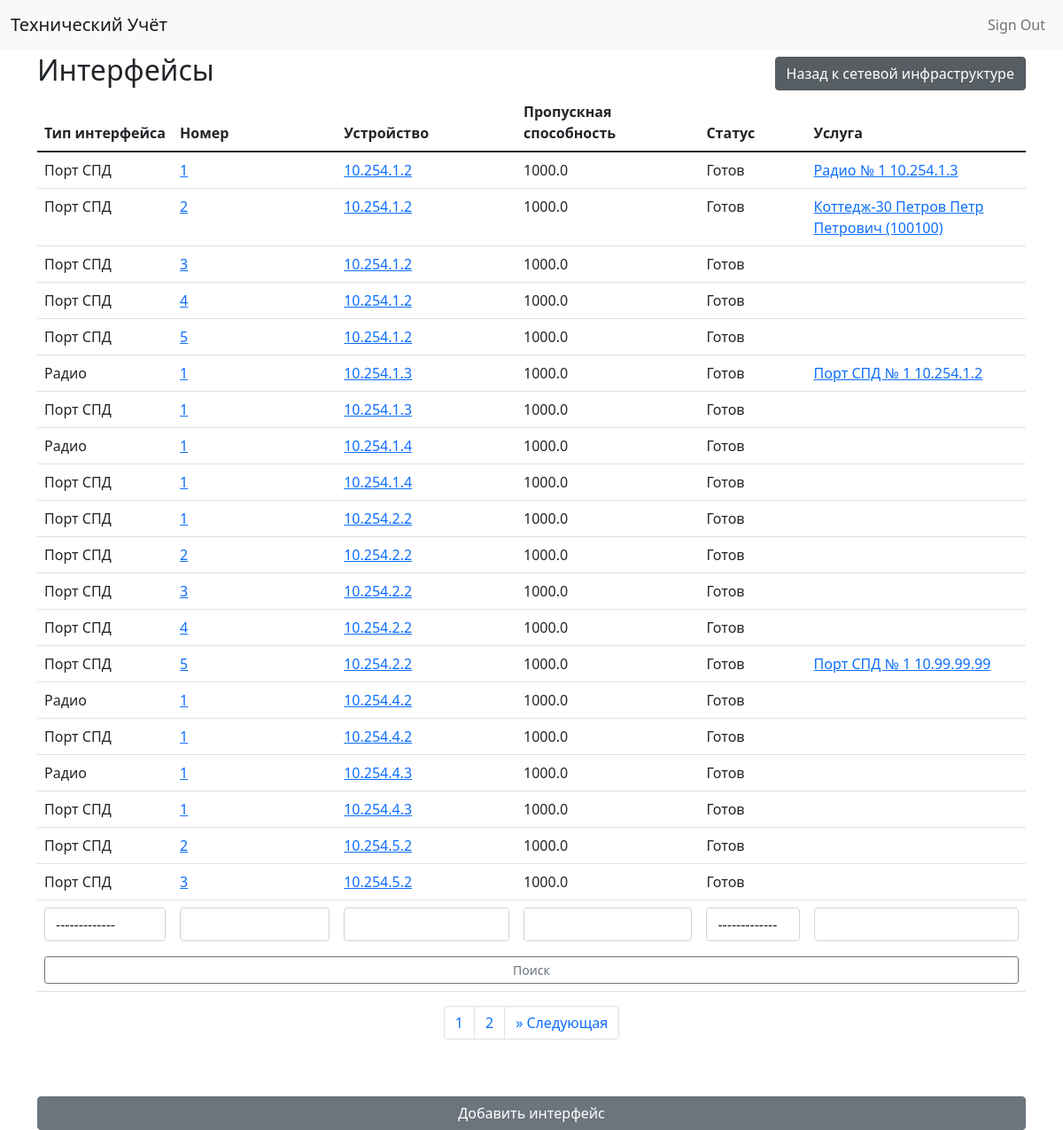
The app's page /connections/ (signed in) with its own data.
### connections/models.py (models this page shows, shortened)
class ConnectionUnit(models.Model):
    type = models.ForeignKey(ConnectionUnitType, on_delete=models.CASCADE, verbose_name="Тип")
    status = models.ForeignKey(
        'abonents.objectstatus',
        on_delete=models.CASCADE,
        verbose_name="Статус",
        null=True,
        blank=True
    )
    number = models.IntegerField(
        'Порядковый номер интерфейса',
        blank=True,
        null=True,
        default=1
    )
    node = models.ForeignKey(
        'nodes.Node',
        on_delete=models.CASCADE,
        verbose_name="Логическое устройство",
        null=True,
        blank=True
    )
    service = models.ForeignKey(
        'services.service',
        on_delete=models.CASCADE,
        verbose_name="Сервис",
        null=True,
        blank=True
    )
    rate = models.FloatField('Пропускная способность', null=True, blank=True)
    entity = models.ForeignKey(
        "entities.entity",
        on_delete=models.CASCADE,
        verbose_name="Сущность",
        null=True,
        blank=True
    )
    parent_node_connection_unit = models.OneToOneField(
        "self",
        on_delete=models.SET_NULL,
        verbose_name="Порт родительского логического устройства",
        null=True,
        blank=True,
        related_name="children_node_connection_unit"
    )
    in_use_between_nodes = models.BooleanField("Используется для соединения оборудования", default=False)
    class Meta:
        verbose_name = "Интерфейс"
        verbose_name_plural = "Интерфейсы"
        ordering = ['id']
    def __str__(self):
        return f'{self.type} № {self.number} {self.node.ip_address}'
    def get_absolute_url(self):
        return reverse('connection-detail', kwargs={'pk': self.pk})

class ConnectionUnitType(models.Model):
    name = models.CharField('Наименование', max_length=16, unique=True)
    class Meta:
        verbose_name = "Тип интерфейса"
        verbose_name_plural = "Типы интерфейсов"
        ordering = ['id']
    def __str__(self):
        return self.name

### nodes/models.py (models this page shows, shortened)
class Node(models.Model):
    name = models.ForeignKey(
        NodeName,
        on_delete=models.CASCADE,
        verbose_name="Наименование",
        null=True,
        blank=True
    )
    type = models.ForeignKey(NodeType, on_delete=models.CASCADE, verbose_name="Тип")
    created_date = models.DateField('Дата создания', auto_now_add=True)
    change_date = models.DateField('Дата изменения', auto_now=True)
    entity = models.ForeignKey(
        "entities.entity",
        on_delete=models.CASCADE,
        verbose_name="Сущность",
        null=True,
        blank=True
    )
    status = models.ForeignKey(
        'abonents.objectstatus',
        on_delete=models.CASCADE,
        verbose_name="Статус",
        null=True,
        blank=True
    )
    building = models.ForeignKey(
        'buildings.building',
        on_delete=models.CASCADE,
        verbose_name="Здание",
        null=True,
        blank=True
    )
    ip_address = models.GenericIPAddressField("IP адрес", null=True, blank=True)
    parent = models.ForeignKey('self', models.CASCADE, null=True, blank=True, verbose_name='Родительское устройство')
    class Meta:
        verbose_name = "Логическое устройство"
        verbose_name_plural = "Логические устройства"
        ordering = ['id']
    def get_absolute_url(self):
        return reverse('node-detail', kwargs={'pk': self.pk})
    def __str__(self):
        return f'{self.name.name} {self.ip_address}'

### abonents/models.py (models this page shows, shortened)
class ObjectStatus(models.Model):
    name = models.CharField('Наименование', max_length=50, unique=True)
    class Meta:
        verbose_name = "Статус объекта"
        verbose_name_plural = "Статусы объектов"
        ordering = ['id']
    def __str__(self):
        return self.name

class Abonent(models.Model):
    name = models.CharField('Имя', max_length=25, unique=True)
    type = models.ForeignKey(AbonentType, on_delete=models.CASCADE, verbose_name="Тип")
    created_date = models.DateField('Дата создания', auto_now_add=True)
    change_date = models.DateField('Дата изменения', auto_now=True)
    enable_date = models.DateField('Дата подключения', blank=True, null=True)
    disable_date = models.DateField('Дата отключения', blank=True, null=True)
    phone = models.CharField('Номер телефона', max_length=30, unique=True, null=True, blank=True)
    contract = models.CharField('Номер договора', max_length=50, unique=True, null=True, blank=True)
    object_status = models.ForeignKey(
        ObjectStatus,
        on_delete=models.CASCADE,
        verbose_name='Статус',
        blank=True,
        null=True
    )
    building = models.ForeignKey(
        'buildings.building',
        on_delete=models.CASCADE,
        verbose_name="Здание",
        null=True,
        blank=True
    )
    class Meta:
        verbose_name = "Абонент"
        verbose_name_plural = "Абоненты"
        ordering = ['id']
    def __str__(self):
        return self.name

### services/models.py (models this page shows)
class Service(models.Model):
    name = models.ForeignKey(ServiceName, on_delete=models.CASCADE, verbose_name="Наименование")
    type = models.ForeignKey(ServiceType, on_delete=models.CASCADE, verbose_name="Тип")
    created_date = models.DateField('Дата создания', auto_now_add=True)
    change_date = models.DateField('Дата изменения', auto_now=True)
    abonent = models.ForeignKey(
        'abonents.Abonent',
        on_delete=models.CASCADE,
        verbose_name='Абонент',
        null=True,
        blank=True
    )
    entity = models.ForeignKey(
        "entities.entity",
        on_delete=models.CASCADE,
        verbose_name="Сущность",
        null=True,
        blank=True
    )
    status = models.ForeignKey(
        'abonents.objectstatus',
        on_delete=models.CASCADE,
        verbose_name="Статус",
        null=True,
        blank=True
    )
    class Meta:
        verbose_name = "Сервис"
        verbose_name_plural = "Сервисы"
        ordering = ['id']
    def __str__(self):
        return f'{self.name.name} {self.abonent} ({self.abonent.contract})'
    def get_absolute_url(self):
        return reverse('service-detail', kwargs={'pk': self.pk})

class ServiceName(models.Model):
    name = models.CharField('Наименование', max_length=16, unique=True)
    type = models.ForeignKey(ServiceType, on_delete=models.CASCADE, verbose_name="Тип")
    class Meta:
        verbose_name = "Имя сервиса"
        verbose_name_plural = "Имена сервисов"
        ordering = ['id']
    def __str__(self):
        return self.name

### connections/views.py (the view, shortened to what this page needs)
# urls.py: path("", ListAndCreateConnectionUnitView.as_view(), name='connection-list'),
class ListAndCreateConnectionUnitView(CreateView):
    model = ConnectionUnit
    template_name = "connections/list.html"
    fields = create_and_update_fileds
    def get_context_data(self, **kwargs):
        context = super().get_context_data(**kwargs)
        qs = self.model.objects.all()
        filtered = False
        if self.request.GET.get('type'):
            _type = self.request.GET.get('type')
            if _type.isdigit():
                qs = qs.filter(type__id=int(_type))
                filtered = True
                context['select_type'] = int(_type)
        if self.request.GET.get('object_status'):
            object_status = self.request.GET.get('object_status')
            if object_status.isdigit():
                qs = qs.filter(status__id=int(object_status))
                filtered = True
                context['select_object_status'] = int(object_status)
        if self.request.GET.get('number'):
            number = self.request.GET.get('number')
            if number.isdigit():
                qs = qs.filter(number=int(number))
                filtered = True
                context['number'] = int(number)
        if self.request.GET.get('rate'):
            rate = self.request.GET.get('rate')
            if rate.isdigit():
                qs = qs.filter(rate=int(rate))
                filtered = True
                context['rate'] = int(rate)
        page = 1
        if self.request.GET.get('page'):
            page = self.request.GET.get('page')
            if page.isdigit():
                page = int(page)
        paginator = Paginator(qs, 20)
        context['connections_pages'] = paginator.num_pages
        context["service_names"] = Service.objects.select_related('abonent').all()
        context["connections"] = paginator.get_page(page)
        context["connection_types"] = ConnectionUnitType.objects.all()
        context["services"] = Service.objects.all()
        context["object_statuses"] = ObjectStatus.objects.all()
        context["filtered"] = filtered
        context["nodes"] = Node.objects.all()
        return context

### techuchet/users/context_processors.py (called while the page is built)
def allauth_settings(request):
    return {
        "ACCOUNT_ALLOW_REGISTRATION": settings.ACCOUNT_ALLOW_REGISTRATION,
    }

### connections/templates/connections/list.html (shortened to what this page needs)
{% extends "base.html" %}
{% load crispy_forms_tags %}
{% block content %}
    <div class="d-flex justify-content-between align-items-center">
      <h2>Интерфейсы</h2>
      <a href="{% url 'net_infrustructure' %}"><button class="btn btn-secondary active" role="button" aria-pressed="true">Назад к сетевой инфраструктуре</button></a>
    </div>
    <table class="table">
        <thead>
          <tr>
            <th scope="col">Тип интерфейса</th>
            <th scope="col">Номер</th>
            <th scope="col">Устройство</th>
            <th scope="col">Пропускная способность</th>
            <th scope="col">Статус</th>
            <th scope="col">Услуга</th>
          </tr>
        </thead>
        <tbody>
            {% for connection in connections %}
                <tr>
                  <td>{{ connection.type.name }}</td>
                  <td><a href="{{ connection.get_absolute_url }}">{{ connection.number }}</a></td>
                  <td><a href="{{ connection.node.get_absolute_url }}">{{ connection.node.ip_address }}</a></td>
                    <td>{{ connection.rate }}</td>
                    <td>{{ connection.status }}</td>
                  <td>
                    {% if connection.in_use_between_nodes %}
                      {% if connection.parent_node_connection_unit %}
                        <a href="{{ connection.parent_node_connection_unit.get_absolute_url }}">
                          {{ connection.parent_node_connection_unit }}
                        </a>
                      {% elif connection.children_node_connection_unit %}
                        <a href="{{ connection.children_node_connection_unit.get_absolute_url }}">
                          {{ connection.children_node_connection_unit }}
                        </a>
                      {% else %}
                        Подключение оборудования
                      {% endif %}
                    {% else %}
                      {% if connection.service %}
                        <a href="{{ connection.service.get_absolute_url }}">{{ connection.service }}</a>
                      {% endif %}
                    {% endif %}
                  </td>
                </tr>
            {% endfor %}
            <form action=".">
              <tr class="form-table-search-tr">
                <td>
                  <select name="type" class="form-control form-table-search-input">
                    <option value="">-------------</option>
                  </select>
                </td>
                <td><input name="number" type="number" {% if number %}value="{{number}}"{% endif %} class="form-control form-table-search-input"></input></td>
                <td>
                <input name="ip_address" {% if ip_address %}value="{{ip_address}}"{% endif %} class="form-control form-table-search-input"></input>
                </td>
                <td><input name="rate" type="number" {% if rate %}value="{{rate}}"{% endif %} class="form-control form-table-search-input"></input></td>
                <td>
                  <select name="object_status" class="form-control form-table-search-input">
                    <option value="">-------------</option>
                  </select>
                </td>
                <td>
                <input name="service" {% if service %}value="{{service}}"{% endif %} class="form-control form-table-search-input"></input>
                </td>
              </tr>
              <tr {% if filtered %}class="form-table-search-tr"{% endif %}>
                <td colspan="6"><button class="w-100 btn btn-outline-secondary btn-sm" type="submit">Поиск</button></td>
              </tr>
            </form>
        </tbody>
      </table>
      {% if connections_pages > 1 %}
          <nav aria-label="Page navigation">
              <ul class="pagination justify-content-center">
                  <li class="page-item"><a class="page-link active-page-number page-number" href="{% url 'connection-list' %}?type={{select_type}}&number={{number}}&ip_address={{ip_address}}&rate={{rate}}&object_status={{select_object_status}}&service={{service}}&page={{connections.number}}">{{connections.number}}</a></li>
                  {% if connections.has_next %}
                      <li class="page-item"><a class="page-link page-number" href="{% url 'connection-list' %}?type={{select_type}}&number={{number}}&ip_address={{ip_address}}&rate={{rate}}&object_status={{select_object_status}}&service={{service}}&page={{connections.next_page_number}}">{{connections.next_page_number}}</a></li>
                  {% endif %}
                  {% if connections.has_next %}
                      <li class="page-item">
                          <a class="page-link page-number" href="{% url 'connection-list' %}?type={{select_type}}&number={{number}}&ip_address={{ip_address}}&rate={{rate}}&object_status={{select_object_status}}&service={{service}}&page={{connections.next_page_number}}" aria-label="Next">
                          <span aria-hidden="true">&raquo;</span>
                          <span class="sr-only">Следующая</span>
                          </a>
                      </li>
                  {% endif %}
              </ul>
          </nav>
      {% endif %}
      <button type="button" class="w-100 btn btn-secondary mt-5" id="modal-btn" data-bs-toggle="modal" data-bs-target="#exampleModal">
        Добавить интерфейс
      </button>
{% endblock %}

### techuchet/static/css/project.css (style rules this page uses)
.form-table-search-input { width: 100%; }
.form-table-search-tr { border-color: white; }

### records on screen
ConnectionUnit: type.name "Порт СПД", number "1", node.ip_address "10.254.1.2", rate "1000.0", status "Готов", parent_node_connection_unit "Радио № 1 10.254.1.3"
ConnectionUnit: type.name "Порт СПД", number "2", node.ip_address "10.254.1.2", rate "1000.0", status "Готов", service "Коттедж-30 Петров Петр Петрович (100100)"
ConnectionUnit: type.name "Порт СПД", number "3", node.ip_address "10.254.1.2", rate "1000.0", status "Готов"
ConnectionUnit: type.name "Порт СПД", number "4", node.ip_address "10.254.1.2", rate "1000.0", status "Готов"
ConnectionUnit: type.name "Порт СПД", number "5", node.ip_address "10.254.1.2", rate "1000.0", status "Готов"
ConnectionUnit: type.name "Радио", number "1", node.ip_address "10.254.1.3", rate "1000.0", status "Готов", children_node_connection_unit "Порт СПД № 1 10.254.1.2"
ConnectionUnit: type.name "Порт СПД", number "1", node.ip_address "10.254.1.3", rate "1000.0", status "Готов"
ConnectionUnit: type.name "Радио", number "1", node.ip_address "10.254.1.4", rate "1000.0", status "Готов"
ConnectionUnit: type.name "Порт СПД", number "1", node.ip_address "10.254.1.4", rate "1000.0", status "Готов"
ConnectionUnit: type.name "Порт СПД", number "1", node.ip_address "10.254.2.2", rate "1000.0", status "Готов"
ConnectionUnit: type.name "Порт СПД", number "2", node.ip_address "10.254.2.2", rate "1000.0", status "Готов"
ConnectionUnit: type.name "Порт СПД", number "3", node.ip_address "10.254.2.2", rate "1000.0", status "Готов"
ConnectionUnit: type.name "Порт СПД", number "4", node.ip_address "10.254.2.2", rate "1000.0", status "Готов"
ConnectionUnit: type.name "Порт СПД", number "5", node.ip_address "10.254.2.2", rate "1000.0", status "Готов", children_node_connection_unit "Порт СПД № 1 10.99.99.99"
ConnectionUnit: type.name "Радио", number "1", node.ip_address "10.254.4.2", rate "1000.0", status "Готов"
ConnectionUnit: type.name "Порт СПД", number "1", node.ip_address "10.254.4.2", rate "1000.0", status "Готов"
ConnectionUnit: type.name "Радио", number "1", node.ip_address "10.254.4.3", rate "1000.0", status "Готов"
ConnectionUnit: type.name "Порт СПД", number "1", node.ip_address "10.254.4.3", rate "1000.0", status "Готов"
ConnectionUnit: type.name "Порт СПД", number "2", node.ip_address "10.254.5.2", rate "1000.0", status "Готов"
ConnectionUnit: type.name "Порт СПД", number "3", node.ip_address "10.254.5.2", rate "1000.0", status "Готов"

### other values on screen
{{ connections.number }} "1"
{{ connections.next_page_number }} "2"
